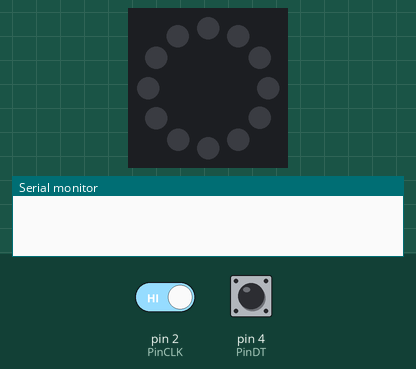
This sketch was run on a simulated Arduino Uno, built with avr-gcc and run on an emulated ATmega328P. Parts: 12 RGB LEDs in a ring, first at the top, clockwise, the last lines printed to the serial monitor. The test bench sets the inputs (shaded band); at power-on: pin 2 (PinCLK) HIGH, pin 4 (PinDT) HIGH. Dim RGB values are drawn brighter than linear.

Above: at 1.2 s.
1.3 s: pin 2 (PinCLK) driven LOW
At 1.8 s:
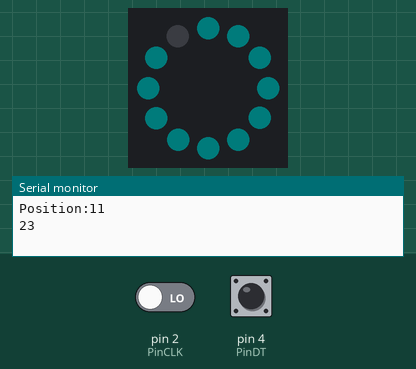
2.8 s: pin 2 (PinCLK) driven HIGH
At 4.1 s:
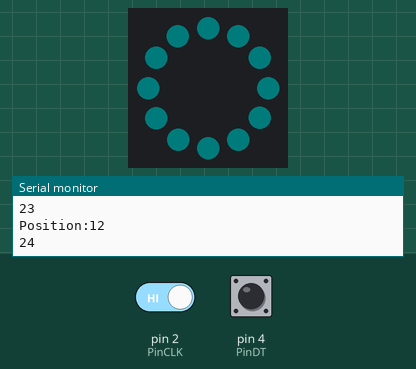
Timing chart, 0 to 5.8 s (numbered marks = the images above; inputs shaded):
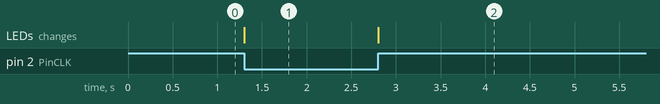

The sketch:

dry_wet.ino
```cpp
#include "PinChangeInt.h" // PinChange Interrupt library
#include "FastLED.h" // FastLED library
#include <Adafruit_NeoPixel.h>

# define PinCLK 2
# define PinDT 4
# define PIN 5
#define NUM_LEDS 12

CRGB leds[NUM_LEDS];
int counter = 0;
int pos = 0;
int CLKState;
int CLKLastState;
int brightness = 3;
int fade = 5;
Adafruit_NeoPixel ring = Adafruit_NeoPixel(NUM_LEDS, PIN, NEO_GRB + NEO_KHZ800);

void setup(){
  ring.begin();
  ring.setBrightness(3); //adjust brightness here
  ring.show(); // Initialize all pixels to 'off'
  pinMode (PinCLK, INPUT);
  pinMode (PinDT, INPUT);

  Serial.begin (9600);

  CLKLastState = digitalRead(PinCLK);
}

void loop(){
  CLKState = digitalRead(PinCLK);
  if (CLKState != CLKLastState){
    if (digitalRead(PinDT) != CLKState){
      counter --;
    } else {
      counter ++;
    }
    if (counter > 24){
      counter = abs(counter) -24;
    }
    if (counter <=0){
      counter = 24- abs(counter);
    }
    pos = counter/2;
    Serial.print ("Position:");
    Serial.println(pos);
    Serial.println(counter);
    ring.clear();

  }
  CLKLastState = CLKState;
  for (int i=0;i<pos;i++){
    ring.setPixelColor(i,ring.Color(0,255,255)); }
    ring.setBrightness(brightness);
    ring.show();
}
```

Measured:
- after the input at 1.3 s, the LEDs: change at once (image 1)
- after the input at 2.8 s, the LEDs: change at once (image 2)
